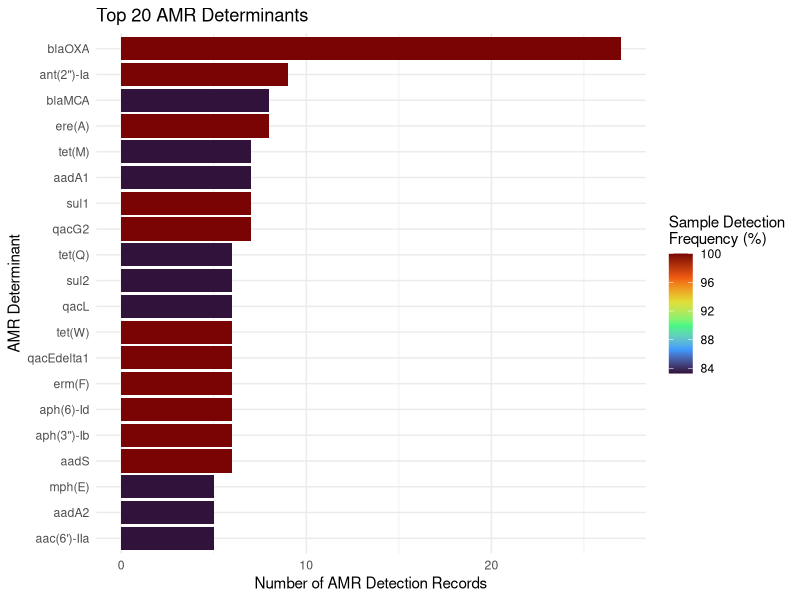

This chart was generated by the following R code:
library(ggplot2)
library(dplyr)
library(viridis)

det <- read.delim("top20_determinants.tsv",
                  header = TRUE,
                  sep = "\t",
                  stringsAsFactors = FALSE)

det <- det %>%
  arrange(Detection_Records) %>%
  mutate(
    AMR_Determinant = factor(
      AMR_Determinant,
      levels = AMR_Determinant
    )
  )

p <- ggplot(det,
            aes(x = Detection_Records,
                y = AMR_Determinant,
                fill = Detection_Frequency_Percent)) +
  geom_col() +
  scale_fill_viridis_c(option = "turbo") +
  labs(
    title = "Top 20 AMR Determinants",
    x = "Number of AMR Detection Records",
    y = "AMR Determinant",
    fill = "Sample Detection\nFrequency (%)"
  ) +
  theme_minimal()

ggsave("top20_AMR_determinants.png",
       p,
       width = 11,
       height = 8,
       dpi = 300)
